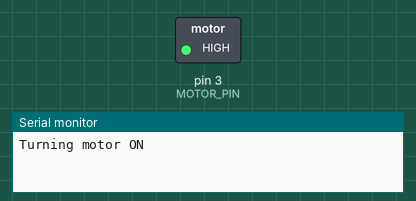
This sketch was run on a simulated Arduino Uno, built with avr-gcc and run on an emulated ATmega328P. On the bench: switched loads named in the sketch (green lamp = pin HIGH), the last lines printed to the serial monitor.

Above: at 1.5 s.
At 4.5 s:
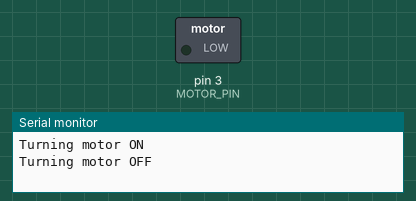
Timing chart, 0 to 7.8 s (numbered marks = the images above):
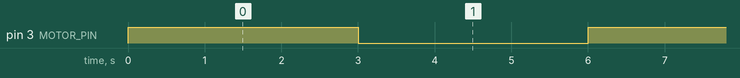

Measured:
- by itself, pin 3 (MOTOR_PIN): alternates HIGH for 3.0 s and LOW for 3.0 s

The sketch:

motor.ino
```cpp
// (licence header left out)
#define MOTOR_PIN 3

void setup()
{
  pinMode(MOTOR_PIN, OUTPUT);

  Serial.begin(115200);
}

void loop()
{
  Serial.println("Turning motor ON");
  digitalWrite(MOTOR_PIN, HIGH);
  delay(3000); // Wait three seconds

  Serial.println("Turning motor OFF");
  digitalWrite(MOTOR_PIN, LOW);
  delay(3000); // Wait three seconds
}
```
